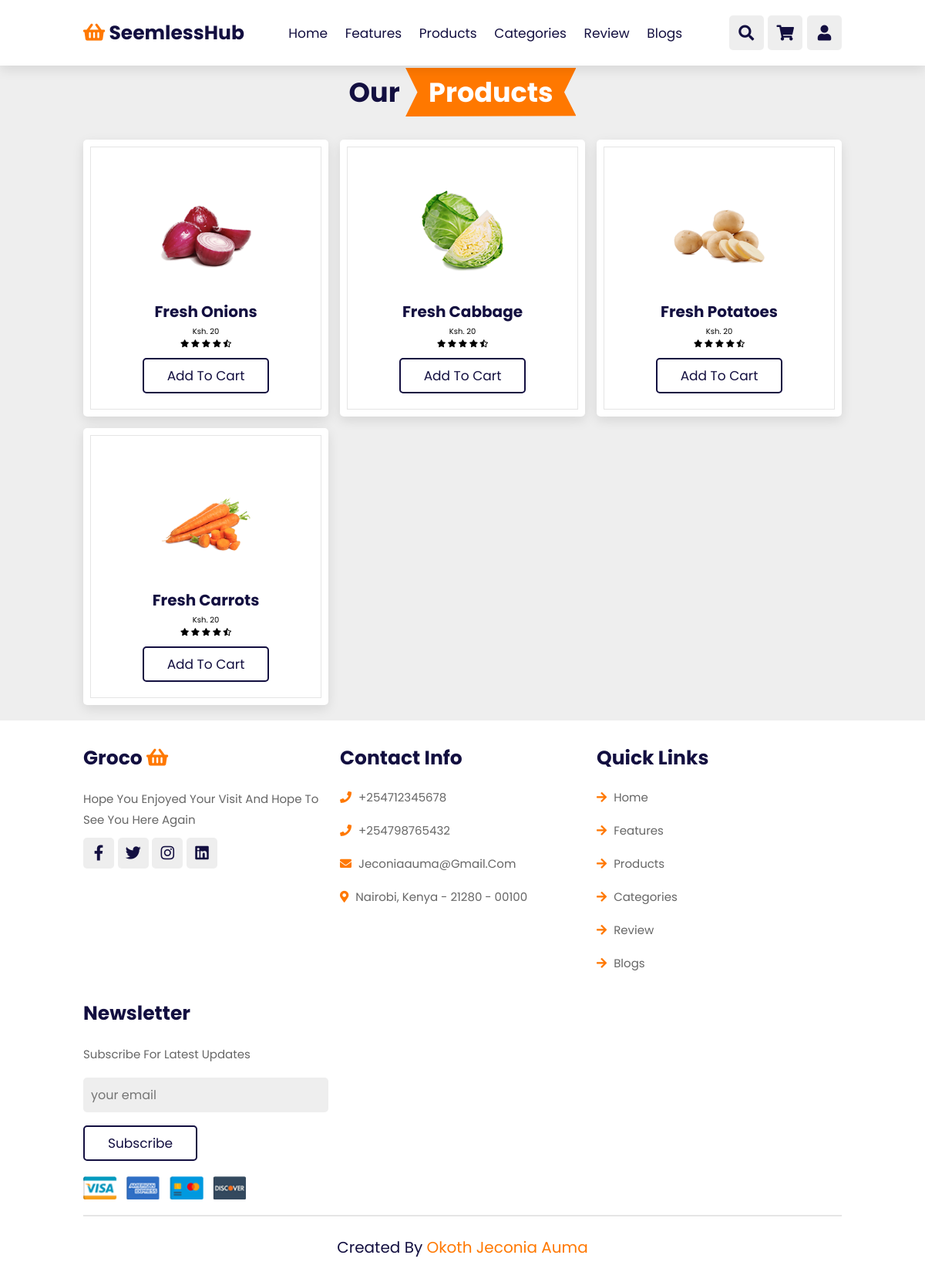
/categorizedProducts.php?id=1 (signed in), run on the app's committed database.
### tables this page shows
CREATE TABLE `products` (
  `id` int(11) NOT NULL,
  `title` varchar(255) NOT NULL,
  `img1` varchar(255) NOT NULL,
  `img2` varchar(255) DEFAULT NULL,
  `img3` varchar(255) DEFAULT NULL,
  `price` int(22) NOT NULL,
  `quantity` int(11) NOT NULL,
  `description` varchar(255) NOT NULL,
  `purchased_date` date NOT NULL,
  `supplier` int(11) DEFAULT NULL,
  `category` int(11) DEFAULT NULL
);

### categorizedProducts.php (the view)
<?php
    include_once('partials/header.php');
    include_once('config/config.php');
    $category = $_GET['id'];
    $sql = "select * from products where category=$category";
    $result = $conn->query($sql);
?>
<section class="categories" id="categories">
    <br><br><br>
    <h1 class="heading"> our <span>products</span> </h1>
    <div class="swipers product-slider">
        <div class="box-container">
            <?php
                if($result->num_rows > 0){
                    while($row = $result->fetch_assoc()){
                        ?>
                            <div class="box">
                                <img src="<?php echo $row['img1']; ?>" alt="">
                                <h3><?php echo $row['title']; ?></h3>
                                <div class="price"> Ksh. <?php echo $row['price']; ?></div>
                                <div class="stars">
                                    <i class="fas fa-star"></i>
                                    <i class="fas fa-star"></i>
                                    <i class="fas fa-star"></i>
                                    <i class="fas fa-star"></i>
                                    <i class="fas fa-star-half-alt"></i>
                                </div>
                                <a href="cart.php/?id=<?php echo $row['id']; ?>" class="btn">add to cart</a>
                            </div>
                        <?php
                    }
                }
            ?>
        </div>
    </div>
</section>
<?php include_once('partials/footer.php'); ?>

### css/style.css (style rules this page uses)
:root { --orange:#ff7800; --black:#130f40; --light-color:#666; --box-shadow:0 .5rem 1.5rem rgba(0,0,0,.1); --border:.2rem solid rgba(0,0,0,.1); --outline:.1rem solid rgba(0,0,0,.1); --outline-hover:.2rem solid var(--black); }
* { font-family: 'Poppins', sans-serif; margin:0; padding:0; box-sizing: border-box; outline: none; border:none; text-decoration: none; text-transform: capitalize; transition: all .2s linear; }
html { font-size: 62.5%; overflow-x: hidden; scroll-behavior: smooth; scroll-padding-top: 7rem; }
body { background:#eee; }
section { padding:2rem 9%; }
.heading { text-align: center; padding:2rem 0; padding-bottom: 3rem; font-size: 3.5rem; color:var(--black); }
.heading span { background: var(--orange); color:#fff; display: inline-block; padding:.5rem 3rem; clip-path: polygon(100% 0, 93% 50%, 100% 99%, 0% 100%, 7% 50%, 0% 0%); }
.btn { margin-top: 1rem; display: inline-block; padding:.8rem 3rem; font-size: 1.7rem; border-radius: .5rem; border:.2rem solid var(--black); color:var(--black); cursor: pointer; background: none; }
.categories .box-container { display: grid; grid-template-columns: repeat(auto-fit, minmax(26rem, 1fr)); gap:1.5rem; }
.categories .box-container .box { padding:3rem 2rem; border-radius: .5rem; background:#fff; box-shadow: var(--box-shadow); outline:var(--outline); outline-offset: -1rem; text-align: center; }
.categories .box-container .box img { margin:1rem 0; height:15rem; }
.categories .box-container .box h3 { font-size: 2rem; color:var(--black); line-height: 1.8; }

### data on the page
products: img1 (picture), title "Fresh Onions", price "20"
products: img1 (picture), title "Fresh Cabbage", price "20"
products: img1 (picture), title "Fresh Potatoes", price "20"
products: img1 (picture), title "Fresh Carrots", price "20"
